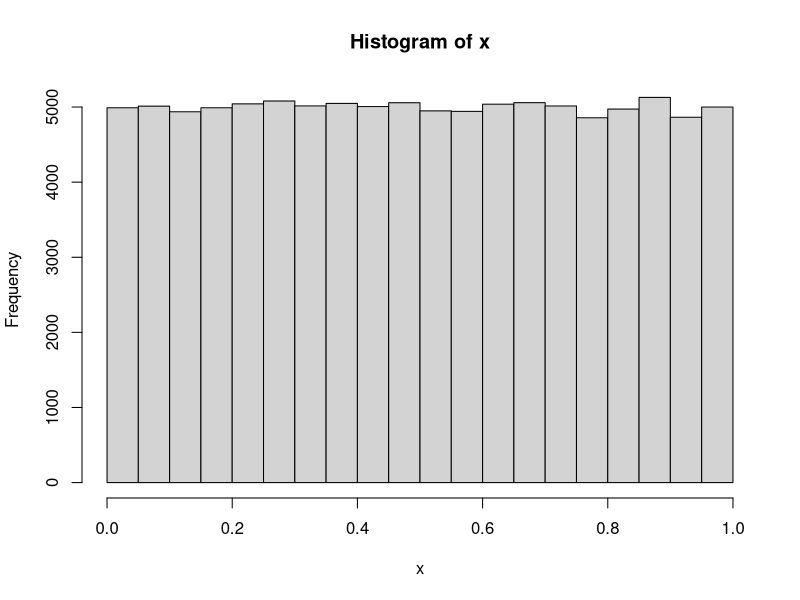
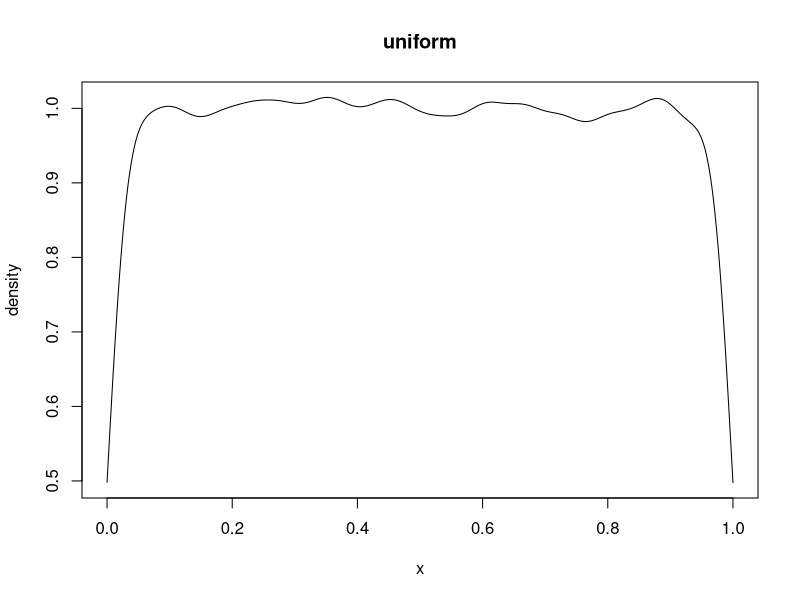
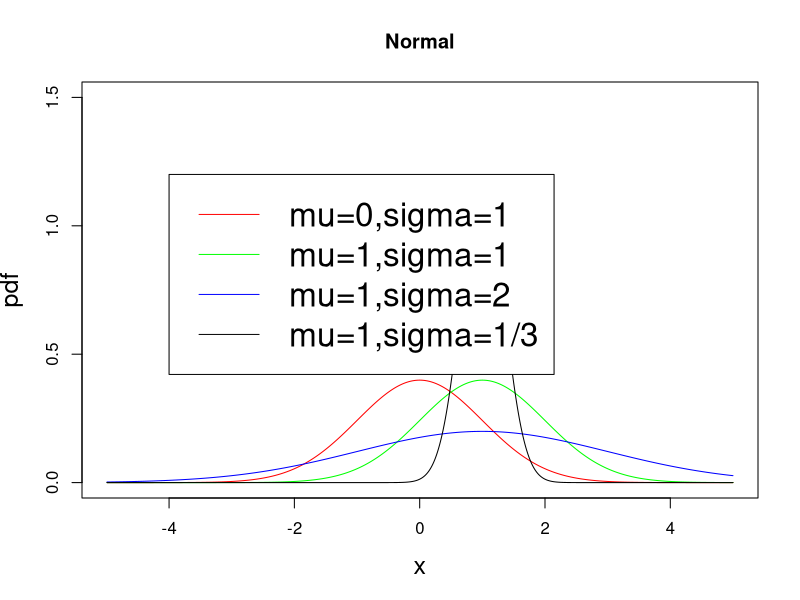
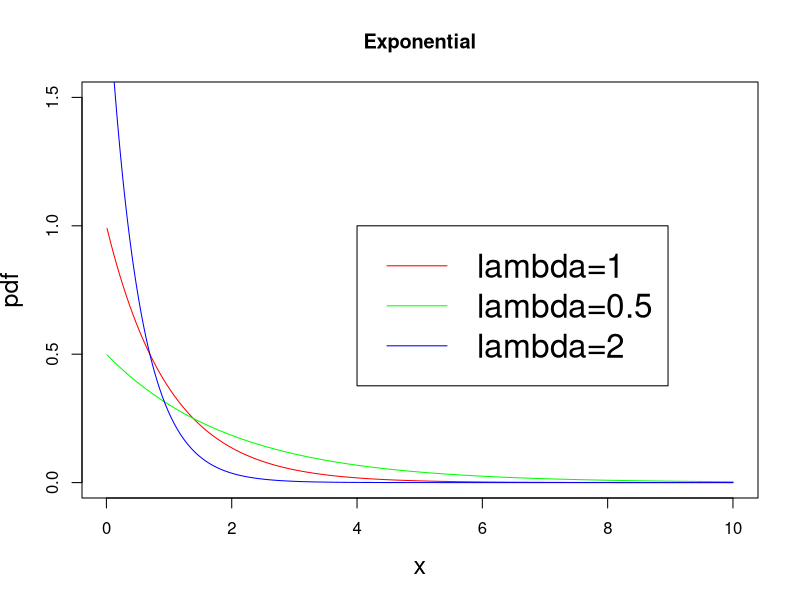
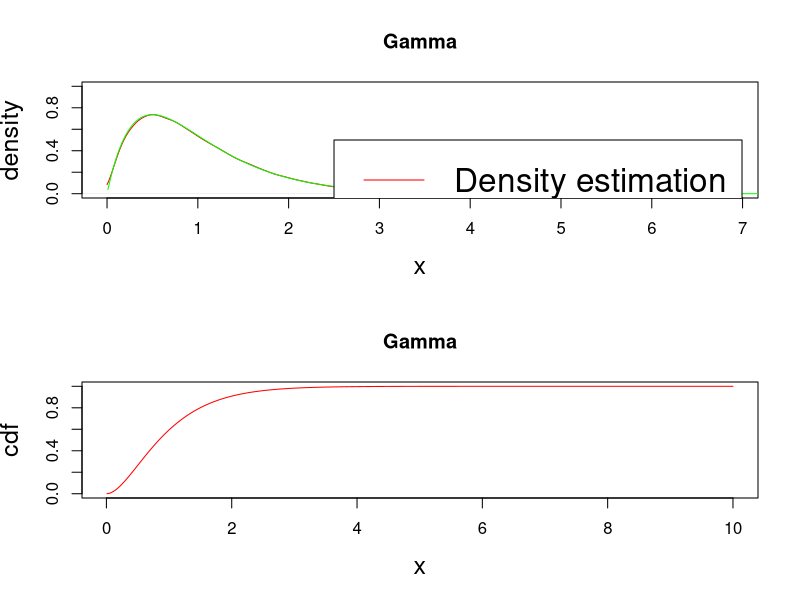
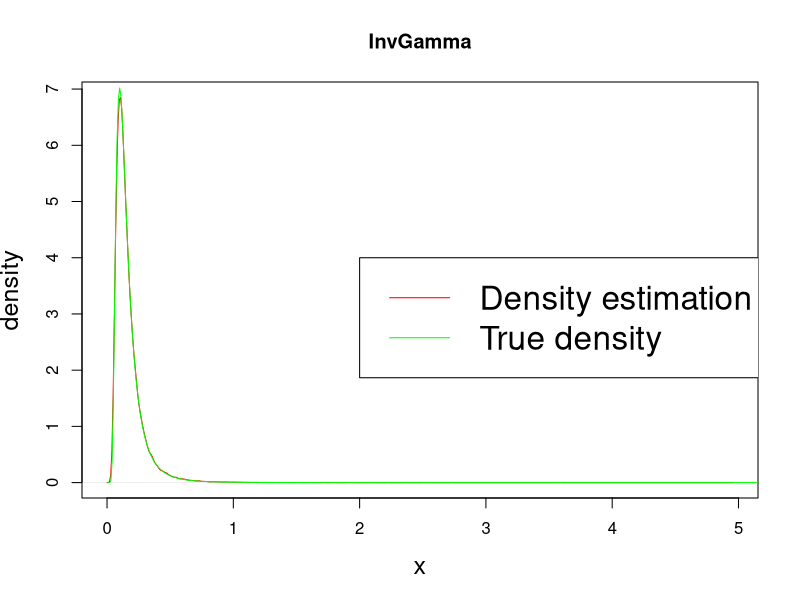
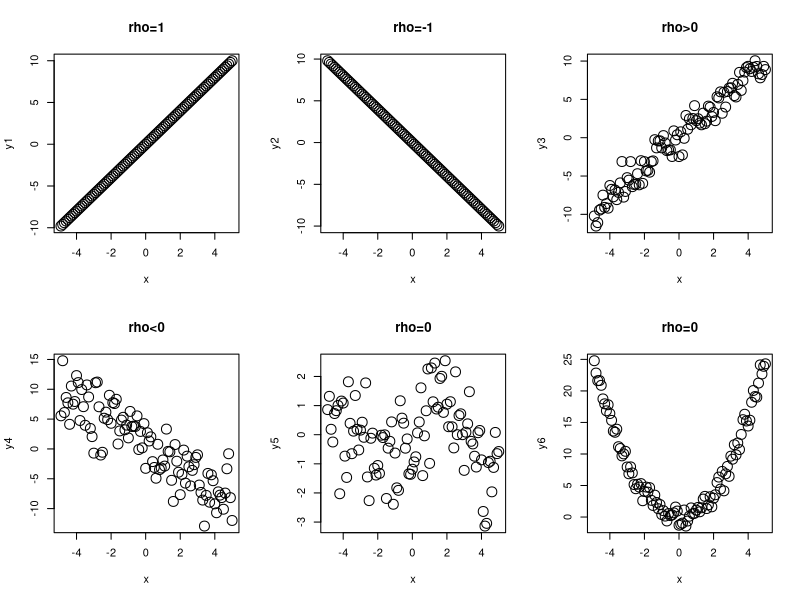

The R source for these figures, in order:
n <- 100000

## Uniform distribution
x <- runif(n, 0, 1 )
hist(x)
plot( density(x, from=0, to=1), xlab="x", ylab="density", main="uniform" )
dev.off()

## Normal distribution
x.norm <- rnorm(n, 0, 1)
x.axis <- c(1:1000)/100-5
plot( x.axis, dnorm(x.axis, 0, 1), 'l', col='red', xlab="x", ylab="pdf", main="Normal", ylim=c(0,1.5), cex.lab=1.5, cex=2 )
points(x.axis, dnorm(x.axis, 1,1), 'l', col='green')
points(x.axis, dnorm(x.axis, 1, 2),'l', col='blue' )
points(x.axis, dnorm(x.axis, 1, 1/3), 'l',col='black')
legend(x=-4,y=1.2, c('mu=0,sigma=1','mu=1,sigma=1','mu=1,sigma=2','mu=1,sigma=1/3'), lty=c(1,1,1,1), col=c('red','green','blue', 'black'), cex=2 )
dev.off()

## There are four functions for each given distriubtion, pnorm, qnorm, dnorm, rnorm
## rnorm: generate random numbers;
## pnorm: calculate cdf function;
## qnorm: calculate the quantile;
## dnorm: calculate the density
pnorm( 1, lower.tail= TRUE)
qnorm( 0.05, lower.tail=FALSE)


## Exponential distribution
x.axis <- c(1:1000)/100
plot( x.axis, dexp(x.axis, 1), 'l', col='red', xlab="x", ylab="pdf", main="Exponential", ylim=c(0,1.5), cex.lab=1.5, cex=2 )
points(x.axis, dexp(x.axis, 0.5), 'l', col='green')
points(x.axis, dexp(x.axis, 2),'l', col='blue' )
legend(x=4,y=1, c('lambda=1','lambda=0.5','lambda=2'), lty=c(1,1,1), col=c('red','green','blue'),cex=2 )


dev.off()


## Gamma
par(mfrow=c(2,1))
x.gamma <- rgamma(n, shape=2, rate=2)
x.axis <- c(1:1000)/100
plot( density(x.gamma, from=0), 'l', col='red', xlab="x", ylab="density", main="Gamma", ylim=c(0,1), cex.lab=1.5, cex=2)
points( x.axis, dgamma( x.axis, shape=2, rate=2), 'l', col='green')
legend(x=2.5,y=0.5, c('Density estimation','True density'), lty=c(1,1), col=c('red','green'),cex=2 )
###### CDF of gamma distribution

plot(x.axis, pgamma( x.axis, shape=2, rate=2), 'l', col='red', xlab="x", ylab="cdf", main="Gamma", cex.lab=1.5, cex=2)
dev.off()

## Inverse gamma
library(MCMCpack)
x.invgamma <- rinvgamma(n, shape=4, scale=1/2)
x.axis <- c(1:1000)/100
plot( density(x.invgamma, from=0), 'l', col='red', xlab="x", ylab="density", main="InvGamma", cex.lab=1.5, cex=2)
points( x.axis, dinvgamma( x.axis, shape=4, scale=1/2), 'l', col='green')
legend(x=2,y=4, c('Density estimation','True density'), lty=c(1,1), col=c('red','green'),cex=2 )
dev.off()


## Covariance
x <- c(1:100)/10-5
y1 <- 2*x
y2 <- -2*x
y3 <- 2*x+ rnorm(100, 0, 1)
y4 <- -2*x + rnorm(100, 0, 3)
y5 <- sin(x) + rnorm(100, 0,1 )
y6 <- x^2 + rnorm( 100, 0 ,1)

par(mfrow=c(2,3))
plot(x, y1, main="rho=1", cex=2)
plot(x, y2, main="rho=-1", cex=2)
plot(x, y3, main="rho>0", cex=2)
plot(x, y4, main="rho<0", cex=2)
plot(x, y5, main="rho=0", cex=2)
plot(x, y6, main="rho=0", cex=2)
